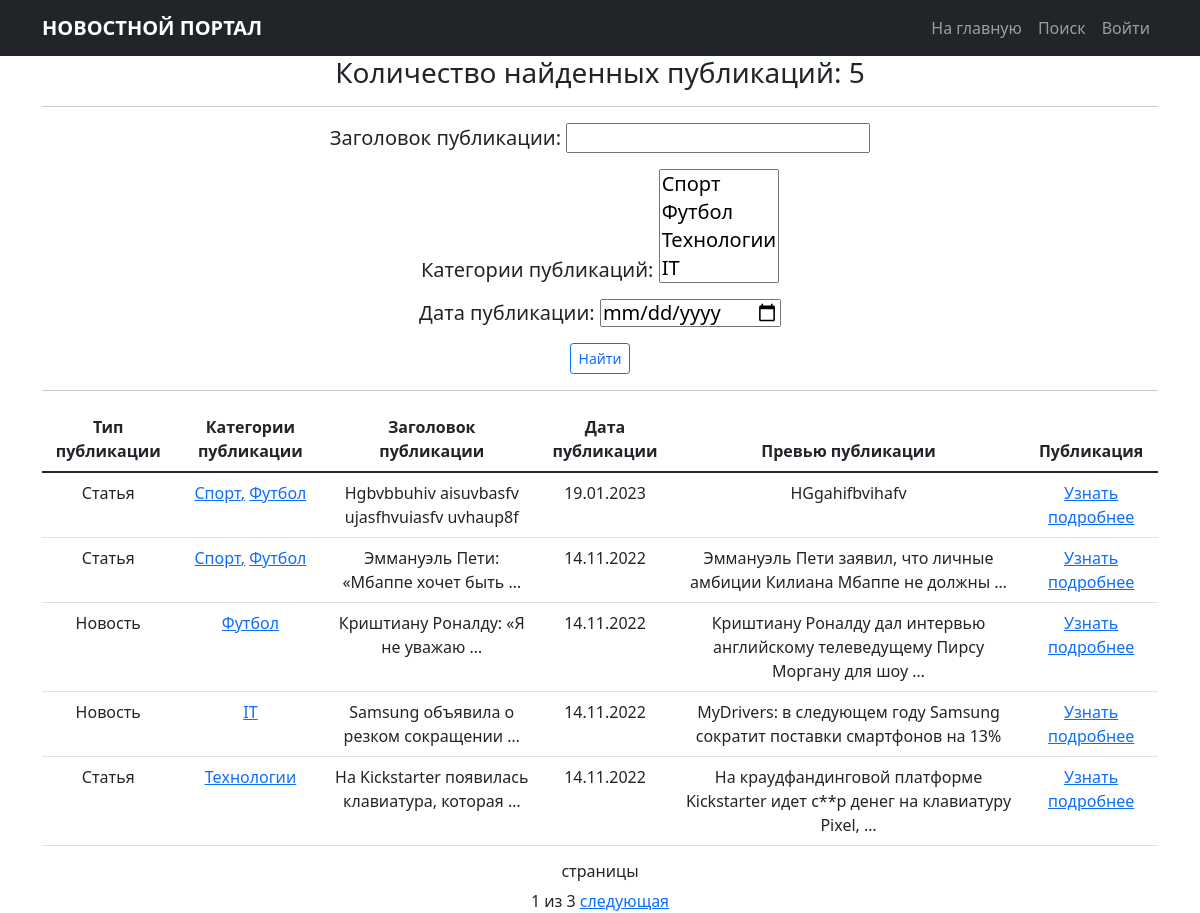
The page /news/search/ on the database as committed earlier.
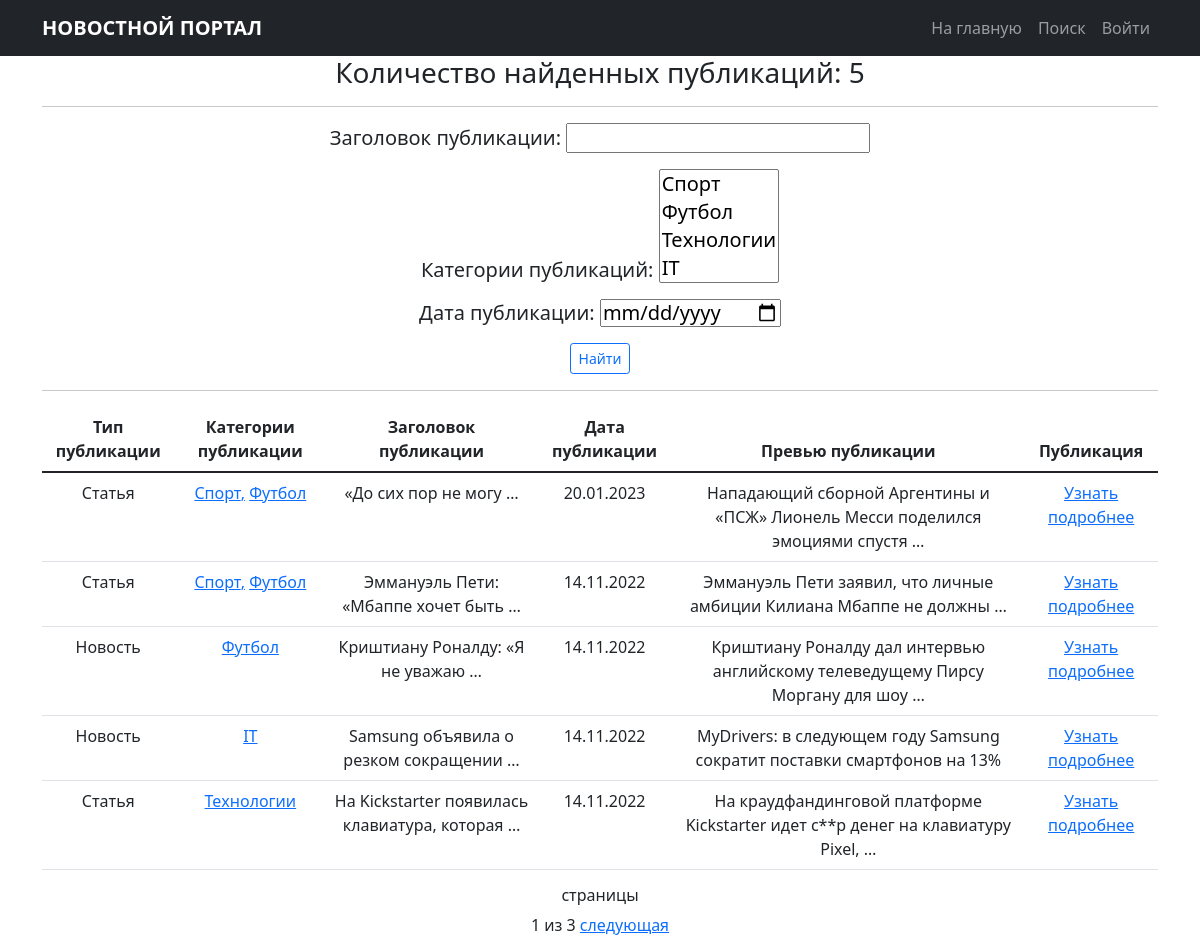
The same page on the database as committed later.
### news/models.py (models this page shows, shortened)
class Post(models.Model):
    posts = 'PT'
    news = 'NS'
    TYPES = [
        (posts, 'Статья'),
        (news, 'Новость')
    ]
    postsOrNews = models.CharField(max_length=2,
                                   choices=TYPES,
                                   default=posts)
    timeIn = models.DateTimeField(auto_now_add=True)
    header = models.CharField(max_length=128)
    text = models.TextField()
    rating = models.IntegerField(default=0)
    postAuthor = models.ForeignKey(Author,
                                   on_delete=models.CASCADE)
    postCategories = models.ManyToManyField(Category,
                                            through='PostCategory')

class Category(models.Model):
    categories = models.CharField(max_length=255,
                                  unique=True)
    subscribers = models.ManyToManyField(User,
                                         related_name='sub_categories',
                                         through='SubscribeCategories')
    def __str__(self):
        return f'{self.categories}'

### news/views.py (the view)
# urls.py: path('search/', PostSearch.as_view(), name='news_search'),
class PostSearch(ListView):
    model = Post
    ordering = '-timeIn'
    template_name = 'newsSearch.html'
    context_object_name = 'news'
    paginate_by = 5
    def get_queryset(self):
        queryset = super().get_queryset()
        self.filterset = PostFilter(self.request.GET, queryset)
        return self.filterset.qs
    def get_context_data(self, **kwargs):
        context = super().get_context_data(**kwargs)
        context['filterset'] = self.filterset
        return context

### news/templatetags/custom_tags.py (called while the page is built)
@register.simple_tag(takes_context=True)
def url_replace(context, **kwargs):
    d = context['request'].GET.copy()
    for k, v in kwargs.items():
        d[k] = v
    return d.urlencode()

### templates/newsSearch.html (shortened to what this page needs)
{% extends 'flatpages/default.html' %}
{% load custom_filter %}
{% load custom_tags %}
{% block content %}
    <h3>
        <td>Количество найденных публикаций: </td>
        {{ news | length }}
    </h3>
    <hr>
        <form action="" method="get">
            <h5>{{ filterset.form.as_p }}</h5>
            <input type="submit" class="btn btn-outline-primary btn-sm" value="Найти" />
        </form>
    <hr>
    {% if news %}
        <table class="table">
            <thead>
                <tr>
                    <th scope="col">Тип публикации</th>
                    <th scope="col">Категории публикации</th>
                    <th scope="col">Заголовок публикации</th>
                    <th scope="col">Дата публикации</th>
                    <th scope="col">Превью публикации</th>
                    <th scope="col">Публикация</th>
                </tr>
            </thead>
            <tbody>
            {% for post in news %}
                <tr>
                    <td>{{ post.get_postsOrNews_display }}</td>
                    <td>
                        {% for category in post.postCategories.all %}
                            {% if not forloop.last %}
                                <a href="{% url 'category_list' category.id %}">{{ category.categories }},</a>
                            {% else %}
                                <a href="{% url 'category_list' category.id %}">{{ category.categories }}</a>
                            {% endif %}
                        {% endfor %}
                    </td>
                    <td>{{ post.header|truncatewords:5|censor }}</td>
                    <td>{{ post.timeIn|date:'d.m.Y'}}</td>
                    <td>{{ post.text|truncatewords:10|censor }}</td>
                    <td><a href="{% url 'news_detail' post.id %}">Узнать подробнее</a></td>
                </tr>
            {% endfor %}
            </tbody>
        </table>
    {% else %}
        <h2>Публикации не найдены</h2>
    {% endif %}
    <h6>страницы</h6>
    {{ page_obj.number }} из {{ page_obj.paginator.num_pages }}
    {% if page_obj.has_next %}
        <a href="?{% url_replace page=page_obj.next_page_number %}">следующая</a>
    {% endif %}
{% endblock content %}

Rows that differ between the two databases and show on the page:
removed Post: postsOrNews "Статья", header|censor "Hgbvbbuhiv aisuvbasfv ujasfhvuiasfv uvhaup8f", timeIn "19.01.2023", text|censor "HGgahifbvihafv", Category (categories "Спорт"), Category (categories "Футбол")
added Post: postsOrNews "Статья", header|censor "«До сих пор не могу …", timeIn "20.01.2023", text|censor "Нападающий сборной Аргентины и «ПСЖ» Лионель Месси поделился эмоциями спустя …", Category (categories "Спорт"), Category (categories "Футбол")
